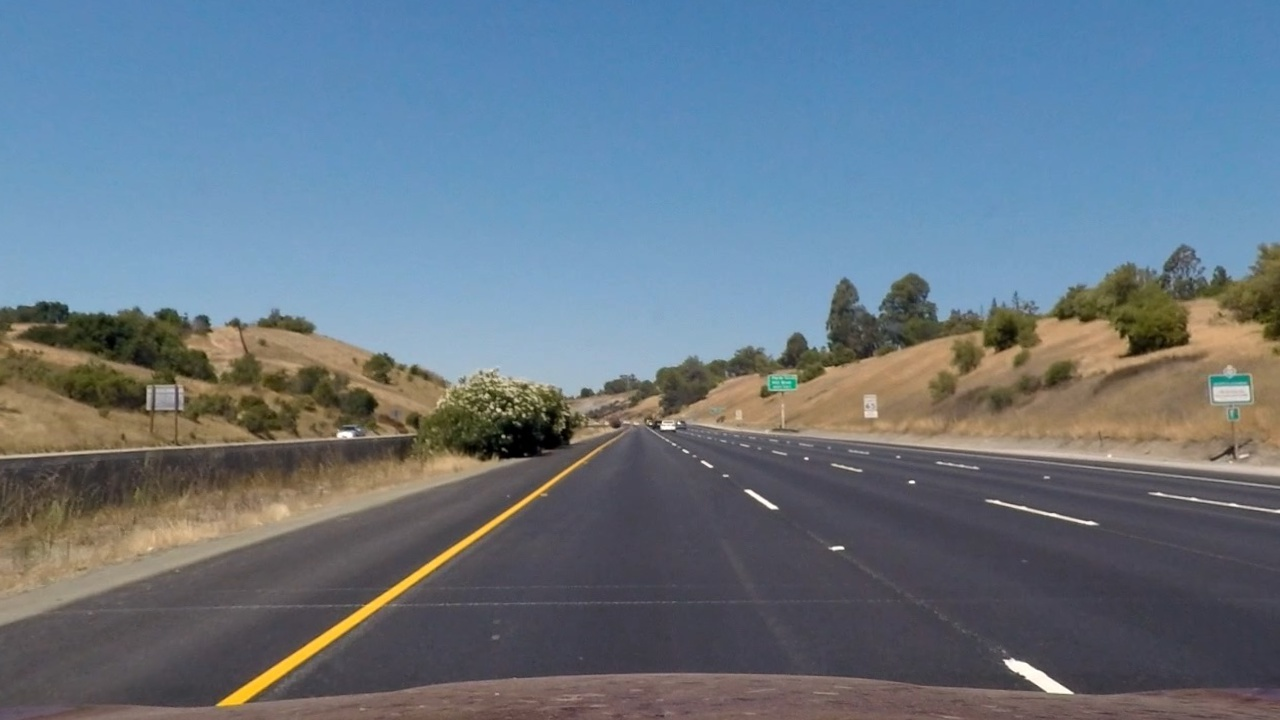
#> input picture output_images/part2/undistored_straight_lines1.jpg, 1280 x 720 px, given as the content of the folder test_images, which was not available
$ jupyter execute --allow-errors 'Creating-image-pipeline-for-bird'"'"'s-eye-view-images-Part2.ipynb'   (shell and % lines are left out)   (older library calls are emulated)   (text cells are left out)
#> lines starting #> are read from the running program, lines starting #| are printed output that depends on the picture; after the words box and inside, x2 and y2 are one past the last pixel; in counts of white or black regions, pixels touching at a corner belong together; pictures that were not available may be replaced by others from this repository, and a replacement may not be noted
#> further down, img is the input picture: shape (720, 1280, 3); mean B, G, R 131.6, 118.3, 103.6
[cell 1]
#Importing everything needed for project and testing imports before starting
#To make sure all of my imports are available
import os
import scipy
from scipy import signal
import numpy as np
import cv2
import matplotlib.pyplot as plt
import matplotlib.image as mpimg
import pickle
from collections import deque
import glob
import imageio
import pandas as pd
#> (the rest of this cell did not finish here and is left out)

[cell 2]
#Loading pickled distortion matrix

output_dir = 'output_images/part2/'

#> (the rest of this cell did not finish here and is left out)

[cell 3]
#Loading all test images
images = glob.glob('test_images/*.jpg')

#> (the rest of this cell did not finish here and is left out)

[cell 4]
def undistort(img):
    result = cv2.undistort(img,mtx,dist,None,mtx)
    return result

def create_binary(img,s_thresh=(120,255),sx_thresh=(20,255),l_thresh=(40,255)):
    #Copying image passed in
    img = np.copy(img)

    #Convert to HLS color space and seperate the V channel

    hls = cv2.cvtColor(img,cv2.COLOR_RGB2HLS).astype(np.float)
    h_channel = hls[:,:,0]
    l_channel = hls[:,:,1]
    s_channel = hls[:,:,2]

    # Sobel x
    # sobelx = abs_sobel_thresh(img, orient='x', sobel_kernel=3, thresh=(0, 255))
    # l_channel_col=np.dstack((l_channel,l_channel, l_channel))
    sobelx = cv2.Sobel(l_channel, cv2.CV_64F, 1, 0) # Take the derivative in x
    abs_sobelx = np.absolute(sobelx) # Absolute x derivative to accentuate lines away from horizontal
    scaled_sobel = np.uint8(255*abs_sobelx/np.max(abs_sobelx))

    # Threshold x gradient
    sxbinary = np.zeros_like(scaled_sobel)
    sxbinary[(scaled_sobel >= sx_thresh[0]) & (scaled_sobel <= sx_thresh[1])] = 1

    # Threshold saturation channel
    s_binary = np.zeros_like(s_channel)
    s_binary[(s_channel >= s_thresh[0]) & (s_channel <= s_thresh[1])] = 1

    # Threshold lightness
    l_binary = np.zeros_like(l_channel)
    l_binary[(l_channel >= l_thresh[0]) & (l_channel <= l_thresh[1])] = 1

    channels = 255*np.dstack(( l_binary, sxbinary, s_binary)).astype('uint8')
    binary = np.zeros_like(sxbinary)
    binary[((l_binary == 1) & (s_binary == 1) | (sxbinary==1))] = 1
    binary = 255*np.dstack((binary,binary,binary)).astype('uint8')
    return  binary,channels

[cell 5]
img = plt.imread('test_images/test1.jpg')

shape = img.shape
#> shape = (720, 1280, 3)
binary,channels = create_binary(img)
#> in create_binary, `sobelx = cv2.Sobel(l_channel, cv2.CV_64F, 1, 0)`:
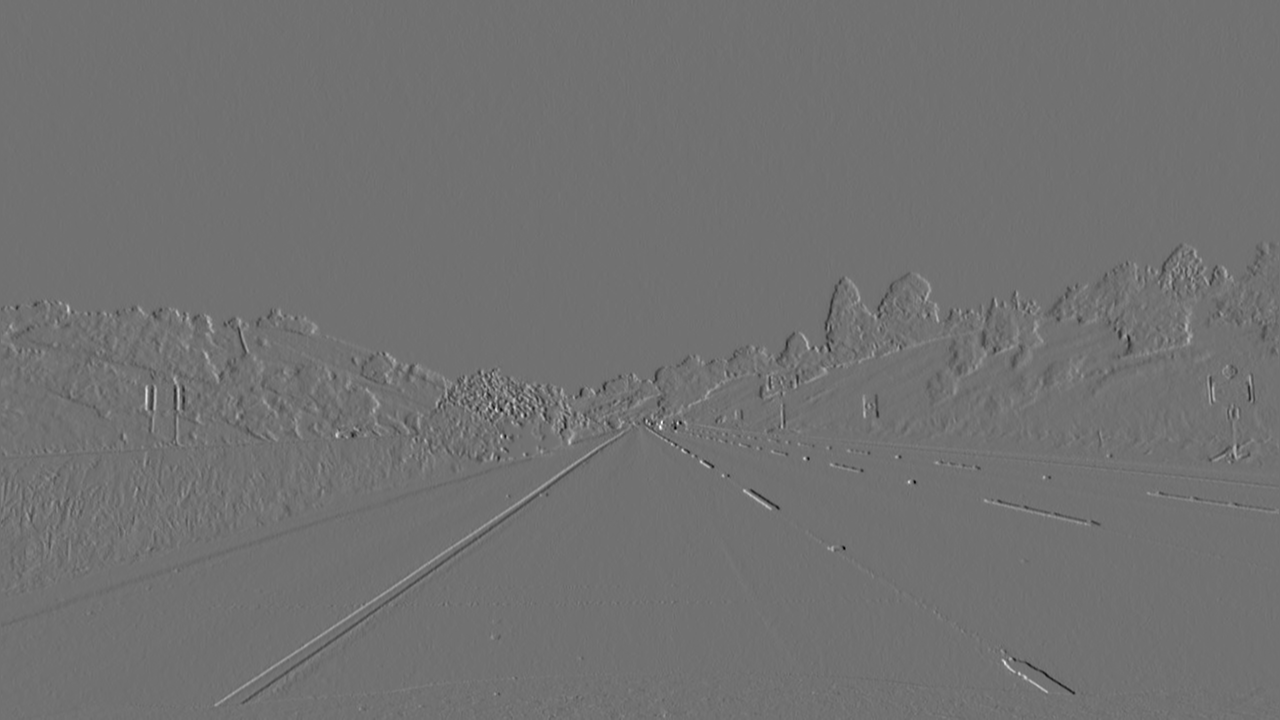
#> sobelx: shape (720, 1280) float64; min -529, max 657, mean -0.1; drawn with min black and max white
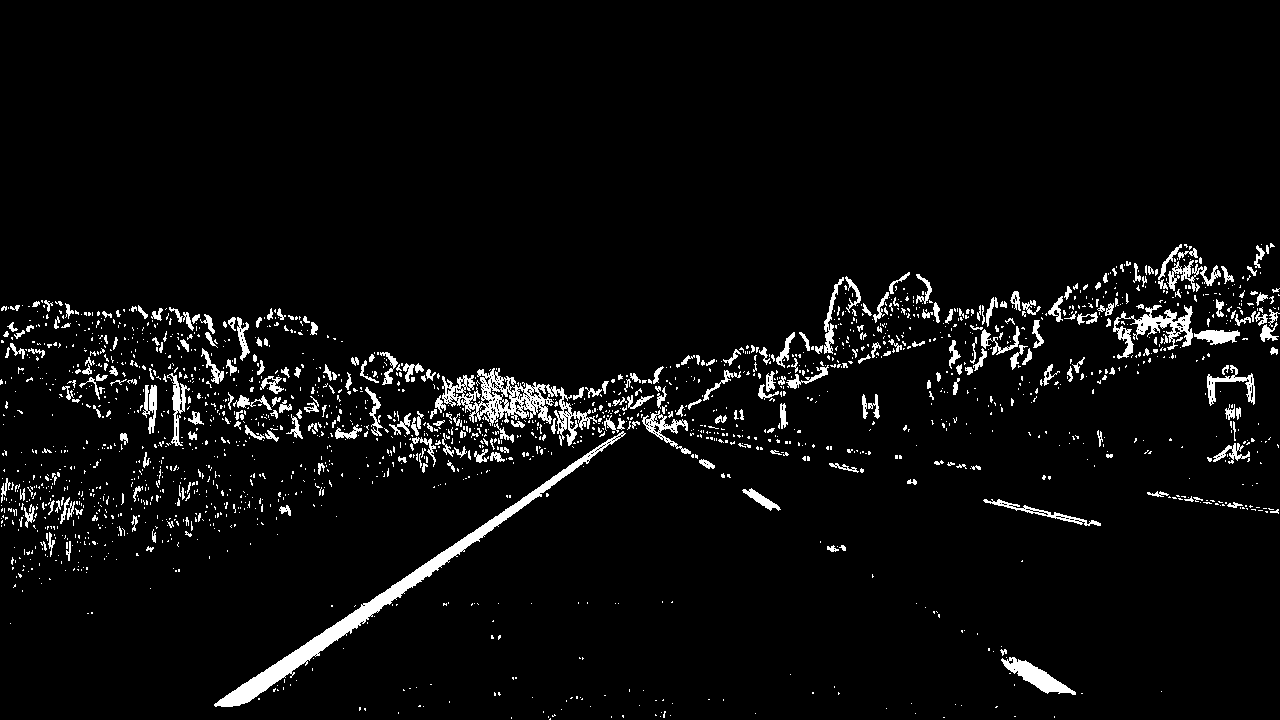
#> binary: shape (720, 1280, 3); 4.5% white; 1992 white regions (1685 under 20 px), largest, box (x1, y1, x2, y2) and area: (214, 431, 626, 707) 5521, (442, 368, 597, 446) 3413, (1113, 305, 1193, 359) 1405
plt.imsave(output_dir+'binary.jpg',binary)
plt.imsave(output_dir+'channels.jpg',channels)
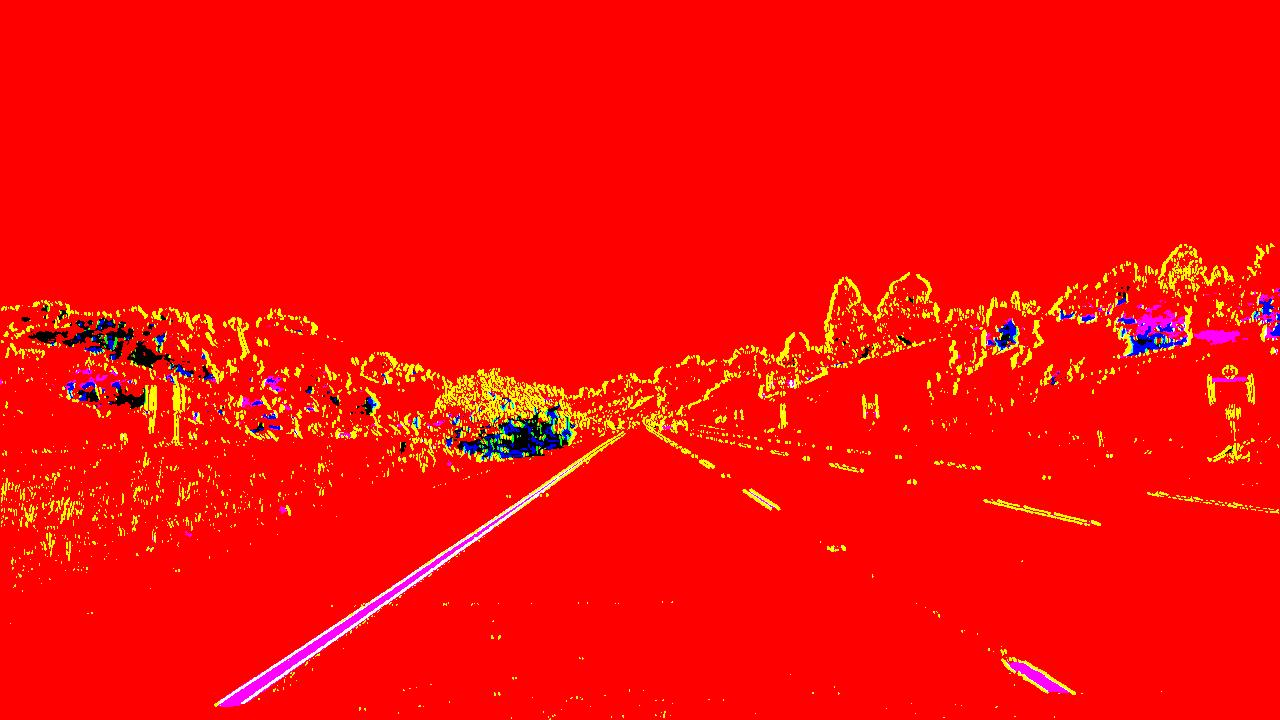
#> saved as channels.jpg: shape (720, 1280, 3); mean R, G, B 248.6, 10.4, 5.9

# Plot the result
f, (ax1,ax2) = plt.subplots(1, 2, figsize=(24, 9))
f.tight_layout()

ax1.imshow(binary)
ax1.set_title('Binary', fontsize=40)

ax2.imshow(channels)
ax2.set_title('Channels', fontsize=40)

[cell 6]
'''With this function I am creating a birds eye view of the straight on test image
    after finding/setting the points of the image and using cv2.getPerspectiveTransform()
    to finish the heavy lifting.
'''
# [15 lines left out: function warp, not called in this run]

[cell 7]
img=plt.imread('test_images/straight_lines1.jpg')
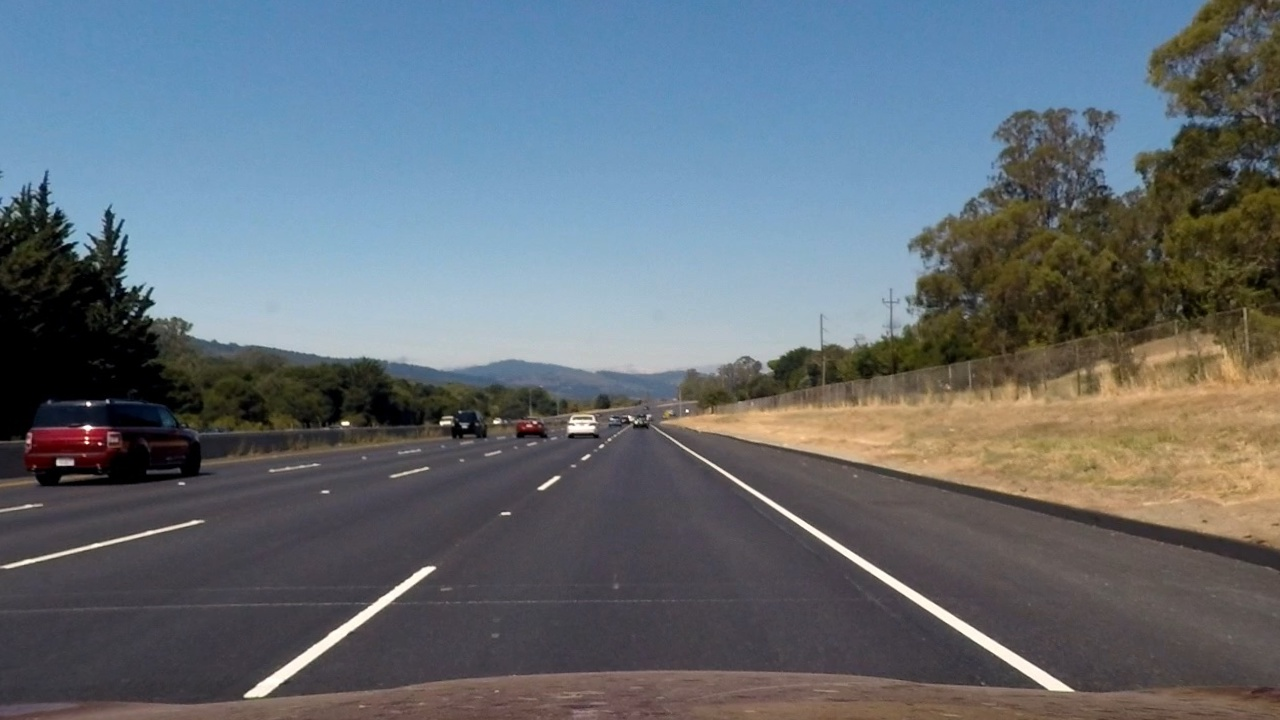
#> input picture output_images/part2/undistored_straight_lines2.jpg, 1280 x 720 px, given in place of straight_lines1.jpg, which was not available
#> img is the input picture: shape (720, 1280, 3); mean R, G, B 100.4, 109.1, 116.7
corners = np.float32([[190,720],[589,457],[698,457],[1145,720]])
#> (the rest of this cell did not finish here and is left out)

[cell 8]
# [26 lines left out: function region_of_interest, not called in this run]


def warp_pipeline(img):
    undist = undistort(img)
    result,_ = warp(undist)
    result = region_of_interest(result)
    return result

# [6 lines left out: function warp_binarize_pipeline, not called in this run]

#> (the rest of this cell did not finish here and is left out)

[cell 9]
# now back to the test image
img=plt.imread('test_images/test5.jpg')
#> (the rest of this cell did not finish here and is left out)

[cell 10]
# [55 lines left out: functions find_peaks, get_next_window, lane_from_window, not called in this run]

#> (a cell that did not finish here is left out)

[cell 12]
# Defininig a class to receive the characteristics of each line detection in a given image
class Line:
    def __init__(self,n=5):
        # length of queue to store data
        self.n = n
        #number of fits in buffer
        self.n_buffered = 0
        # was the line detected in the last iteration?
        self.detected = False
        # x values of the last n fits of the line
        self.recent_xfitted = deque([],maxlen=n)
        #average x values of the fitted line over the last n iterations
        self.avgx = None
        # fit coeffs of the last n fits
        self.recent_fit_coeffs = deque([],maxlen=n)
        #polynomial coefficients averaged over the last n iterations
        self.avg_fit_coeffs = None
        # xvals of the most recent fit
        self.current_fit_xvals = [np.array([False])]
        #polynomial coefficients for the most recent fit
        self.current_fit_coeffs = [np.array([False])]
        #x values for detected line pixels
        self.allx = None
        #y values for detected line pixels
        self.ally = None
        #y values for line fit
        self.fit_yvals = np.linspace(0, 100, num=101)*7.2  # always the same y-range as image
        self.fit_yvals.shape
        #radius of curvature of the line in some units
        self.radius_of_curvature = None
        # origin (pixels) of fitted line at the bottom of the image
        self.line_pos = None
        #distance in meters of vehicle center from the line
        self.line_base_pos = None
        #difference in fit coefficients between last and new fits
        self.diffs = np.array([0,0,0], dtype='float')
        '''
        #For each y position generate random x position within +/- 50 px
        quadratic_coeff = 3e-4 #arbitrary quadratic coefficient
        self.leftx = np.array([200 + (y*2)*quadratic_coeff + np.random.randint(-50,high=51)
                              for y in self.fit_yvals])
        self.rightx = np.array([900 + (y*2)*quadratic_coeff + np.random.randint(-50,high=51)
                              for y in self.fit_yvals])
        self.leftx=self.leftx[::-1]
        self.rightx=self.rightx[::-1]
        '''

    def set_current_fit_xvals(self):
        yvals = self.fit_yvals
        self.current_fit_xvals = self.current_fit_coeffs[0]*yvals**2 + self.current_fit_coeffs[1]*yvals + self.current_fit_coeffs[2]

    # [32 lines left out: functions add_data, pop_data, set_avgx, set_avgcoeffs, not called in this run]

    def set_allxy(self,lane_candidate):
        self.ally,self.allx = (lane_candidate[:,:,0]>254).nonzero()

    def set_current_fit_coeffs(self):
        self.current_fit_coeffs = np.polyfit(self.ally, self.allx, 2)

    # [87 lines left out: functions get_diffs, set_radius_of_curvature, set_line_base_pos, accept_lane, update, get_binary_lane_image, not called in this run]

#> (a cell that did not finish here is left out)

[cell 14]
left=Line()
right=Line()
right.fit_yvals.shape


#> (the rest of this cell did not finish here and is left out)

[cell 15]
# [20 lines left out: function project_lane_lines, not called in this run]

[cell 16]
def process_image(img):
    global left
    global right
    undist = undistort(img)
    binary,_  = create_binary(undist)
    warped,_  = warp(binary)
    warped_binary = region_of_interest(warped)

    window_center_l = 340
    if left.detected:
        window_center_l = left.line_pos
    left_binary = get_binary_lane_image(warped_binary,left,window_center_l,width=300)

    window_center_r = 940
    if right.detected:
        window_center_r = right.line_pos
    right_binary = get_binary_lane_image(warped_binary,right,window_center_r,width=300)

    detected_l,n_buffered_left = left.update(left_binary)
    detected_r,n_buffered_right = right.update(right_binary)

    left_fitx = left.avgx
    right_fitx = right.avgx
    yvals = left.fit_yvals
    lane_width = 3.7
    off_center = -100*round(0.5*(right.line_base_pos-lane_width/2) +  0.5*(abs(left.line_base_pos)-lane_width/2),2)

    result = project_lane_lines(img,left_fitx,right_fitx,yvals)

    font = cv2.FONT_HERSHEY_SIMPLEX
    str1 = str('distance from center: '+str(off_center)+'cm')
    cv2.putText(result,str1,(430,630), font, 1,(0,0,255),2,cv2.LINE_AA)
    if left.radius_of_curvature and right.radius_of_curvature:
        curvature = 0.5*(round(right.radius_of_curvature,1) + round(left.radius_of_curvature,1))
        str2 = str('radius of curvature: '+str(curvature)+'m')
        cv2.putText(result,str2,(430,670), font, 1,(0,0,255),2,cv2.LINE_AA)

    return result

[cell 17]
img = plt.imread('test_images/test5.jpg')
left = Line(7)
right = Line(7)
